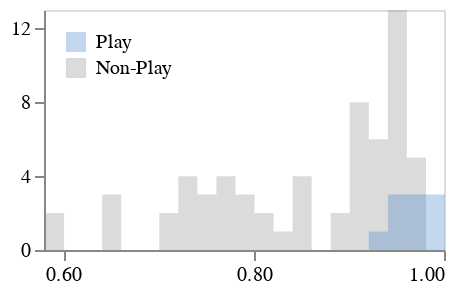

Notebook code for this chart:
### Code cell
# Create histogram just for real quote percent

all_data = df_map["real_quote_percent"]

formatted_data2 = pd.DataFrame({
    "real_quote_percent": all_data["real_quote_percent"].values,
    "genre": all_data["is_play"].replace({True: "Play", False: "Non-Play"}).values
})

print(len(formatted_data2))

custom_colors = ["#3B7ACB", "#888888"]

chart2 = alt.Chart(formatted_data2).mark_bar(opacity=0.3, binSpacing=0).encode(
    x=alt.X('real_quote_percent:Q', bin=alt.Bin(maxbins=40), title=None, axis=alt.Axis(values=[0.6, 0.8, 1])),
    y=alt.Y('count()', title=None).stack(None).axis(grid=False, values=[0, 4, 8, 12]),
    color=alt.Color('genre:N', scale=alt.Scale(domain=['Play', 'Non-Play'], range=custom_colors), title=None).legend(orient="top-left", offset=10),
).properties(
    width=200,
    height=120
)

# show chart
chart2

### Figure 1 — Vega-Lite specification as saved in the notebook (floating-point values rounded to 4 significant figures)
{"config": {"view": {"continuousWidth": 300, "continuousHeight": 300}}, "data": {"name": "data-bf401db1bd1c044b40322fb67d383377"}, "mark": {"type": "bar", "binSpacing": 0, "opacity": 0.3}, "encoding": {"color": {"field": "genre", "legend": {"orient": "top-left", "offset": 10}, "scale": {"domain": ["Play", "Non-Play"], "range": ["#3B7ACB", "#888888"]}, "title": null, "type": "nominal"}, "x": {"axis": {"values": [0.6, 0.8, 1]}, "bin": {"maxbins": 40}, "field": "real_quote_percent", "title": null, "type": "quantitative"}, "y": {"aggregate": "count", "axis": {"grid": false, "values": [0, 4, 8, 12]}, "stack": null, "title": null, "type": "quantitative"}}, "height": 120, "width": 200, "$schema": "https://vega.github.io/schema/vega-lite/v5.20.1.json", "datasets": {"data-bf401db1bd1c044b40322fb67d383377": [{"real_quote_percent": 0.8995, "genre": "Non-Play"}, {"real_quote_percent": 0.8068, "genre": "Non-Play"}, {"real_quote_percent": 0.9309, "genre": "Non-Play"}, {"real_quote_percent": 0.7268, "genre": "Non-Play"}, {"real_quote_percent": 0.9307, "genre": "Non-Play"}, {"real_quote_percent": 0.8575, "genre": "Non-Play"}, {"real_quote_percent": 0.9424, "genre": "Non-Play"}, {"real_quote_percent": 0.9029, "genre": "Non-Play"}, {"real_quote_percent": 0.9053, "genre": "Non-Play"}, {"real_quote_percent": 0.5914, "genre": "Non-Play"}, {"real_quote_percent": 0.9119, "genre": "Non-Play"}, {"real_quote_percent": 0.913, "genre": "Non-Play"}, {"real_quote_percent": 0.9095, "genre": "Non-Play"}, {"real_quote_percent": 0.653, "genre": "Non-Play"}, {"real_quote_percent": 0.9404, "genre": "Non-Play"}, {"real_quote_percent": 0.779, "genre": "Non-Play"}, {"real_quote_percent": 0.986, "genre": "Play"}, {"real_quote_percent": 0.9431, "genre": "Play"}, {"real_quote_percent": 0.969, "genre": "Non-Play"}, {"real_quote_percent": 0.7681, "genre": "Non-Play"}, {"real_quote_percent": 0.9479, "genre": "Non-Play"}, {"real_quote_percent": 0.7956, "genre": "Non-Play"}, {"real_quote_percent": 0.9227, "genre": "Non-Play"}, {"real_quote_percent": 0.7281, "genre": "Non-Play"}, {"real_quote_percent": 0.9226, "genre": "Non-Play"}, {"real_quote_percent": 0.7566, "genre": "Non-Play"}, {"real_quote_percent": 0.9639, "genre": "Play"}, {"real_quote_percent": 0.9674, "genre": "Play"}, {"real_quote_percent": 0.9794, "genre": "Non-Play"}, {"real_quote_percent": 0.7897, "genre": "Non-Play"}, {"real_quote_percent": 0.9418, "genre": "Non-Play"}, {"real_quote_percent": 0.8033, "genre": "Non-Play"}, {"real_quote_percent": 0.9662, "genre": "Non-Play"}, {"real_quote_percent": 0.8523, "genre": "Non-Play"}, {"real_quote_percent": 0.944, "genre": "Non-Play"}, {"real_quote_percent": 0.7148, "genre": "Non-Play"}, {"real_quote_percent": 0.9543, "genre": "Non-Play"}, {"real_quote_percent": 0.7972, "genre": "Non-Play"}, {"real_quote_percent": 0.907, "genre": "Non-Play"}, {"real_quote_percent": 0.7561, "genre": "Non-Play"}, {"real_quote_percent": 0.9205, "genre": "Non-Play"}, {"real_quote_percent": 0.6536, "genre": "Non-Play"}, {"real_quote_percent": 0.9443, "genre": "Non-Play"}, {"real_quote_percent": 0.7091, "genre": "Non-Play"}, {"real_quote_percent": 0.9885, "genre": "Play"}, {"real_quote_percent": 0.9474, "genre": "Play"}, {"real_quote_percent": 0.9089, "genre": "Non-Play"}, {"real_quote_percent": 0.5964, "genre": "Non-Play"}, {"real_quote_percent": 1.0, "genre": "Play"}, {"real_quote_percent": 0.9765, "genre": "Play"}, {"real_quote_percent": 0.9529, "genre": "Play"}, {"real_quote_percent": 0.9255, "genre": "Play"}, {"real_quote_percent": 0.9603, "genre": "Non-Play"}, {"real_quote_percent": 0.9505, "genre": "Non-Play"}, {"real_quote_percent": 0.9476, "genre": "Non-Play"}, {"real_quote_percent": 0.7713, "genre": "Non-Play"}, {"real_quote_percent": 0.9452, "genre": "Non-Play"}, {"real_quote_percent": 0.82, "genre": "Non-Play"}, {"real_quote_percent": 0.9432, "genre": "Non-Play"}, {"real_quote_percent": 0.8537, "genre": "Non-Play"}, {"real_quote_percent": 0.9403, "genre": "Non-Play"}, {"real_quote_percent": 0.7355, "genre": "Non-Play"}, {"real_quote_percent": 0.9674, "genre": "Non-Play"}, {"real_quote_percent": 0.8576, "genre": "Non-Play"}, {"real_quote_percent": 0.9034, "genre": "Non-Play"}, {"real_quote_percent": 0.6422, "genre": "Non-Play"}, {"real_quote_percent": 0.947, "genre": "Non-Play"}, {"real_quote_percent": 0.7346, "genre": "Non-Play"}, {"real_quote_percent": 0.8922, "genre": "Non-Play"}, {"real_quote_percent": 0.7697, "genre": "Non-Play"}, {"real_quote_percent": 0.9297, "genre": "Non-Play"}, {"real_quote_percent": 0.75, "genre": "Non-Play"}]}}
